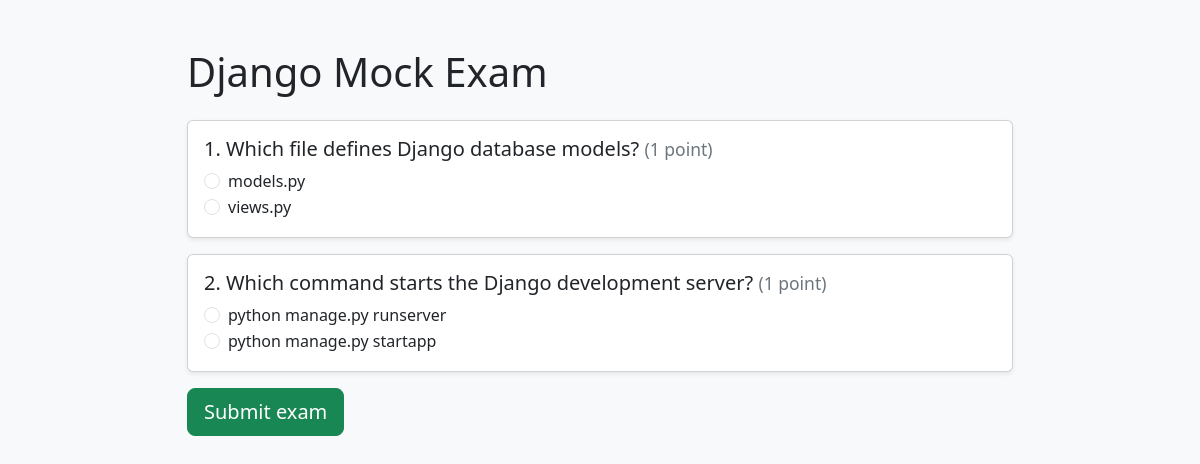
The app's page /exam/1/ with its own data.
### onlinecourse/models.py (models this page shows, shortened)
class Lesson(models.Model):
    course = models.ForeignKey(
        Course,
        on_delete=models.CASCADE,
        related_name="lessons",
    )
    title = models.CharField(max_length=200)
    content = models.TextField(blank=True)

class Question(models.Model):
    course = models.ForeignKey(
        Course,
        on_delete=models.CASCADE,
        related_name="questions",
    )
    content = models.CharField(max_length=500)
    grade = models.IntegerField(default=1)

class Choice(models.Model):
    question = models.ForeignKey(
        Question,
        on_delete=models.CASCADE,
        related_name="choices",
    )
    content = models.CharField(max_length=300)
    is_correct = models.BooleanField(default=False)

### onlinecourse/views.py (the view)
# urls.py: path('exam/<int:lesson_id>/', views.exam, name='exam'),
def exam(request, lesson_id):
    lesson = get_object_or_404(Lesson, pk=lesson_id)
    questions = lesson.course.questions.prefetch_related("choices")
    return render(request, "onlinecourse/exam.html", {"exam": lesson, "questions": questions})

### onlinecourse/templates/onlinecourse/exam.html (shortened to what this page needs)
<!doctype html>
<html lang="en">
<head>
  <link href="https://cdn.jsdelivr.net/npm/bootstrap@5.3.3/dist/css/bootstrap.min.css" rel="stylesheet">
</head>
<body class="bg-light">
  <main class="container py-5" style="max-width: 850px">
    <h1 class="mb-4">{{ exam.title }}</h1>
    <form method="post">
      {% for question in questions %}
      <fieldset class="card mb-3 shadow-sm">
        <div class="card-body">
          <legend class="h5">{{ forloop.counter }}. {{ question.content }} <small class="text-secondary">({{ question.grade }} point{{ question.grade|pluralize }})</small></legend>
          {% for choice in question.choices.all %}
          <div class="form-check">
            <input class="form-check-input" type="radio" name="question_{{ question.id }}" value="{{ choice.id }}" id="choice-{{ choice.id }}" required>
            <label class="form-check-label" for="choice-{{ choice.id }}">{{ choice.content }}</label>
          </div>
          {% endfor %}
        </div>
      </fieldset>
      {% empty %}
      <div class="alert alert-warning">This exam has no questions yet.</div>
      {% endfor %}
      <button class="btn btn-success btn-lg" type="submit">Submit exam</button>
    </form>
  </main>
</body>
</html>

### records on screen
Lesson: title "Django Mock Exam"
Question: content "Which file defines Django database models?", grade "1"
Choice: content "models.py"
Choice: content "views.py"
Question: content "Which command starts the Django development server?", grade "1"
Choice: content "python manage.py runserver"
Choice: content "python manage.py startapp"
